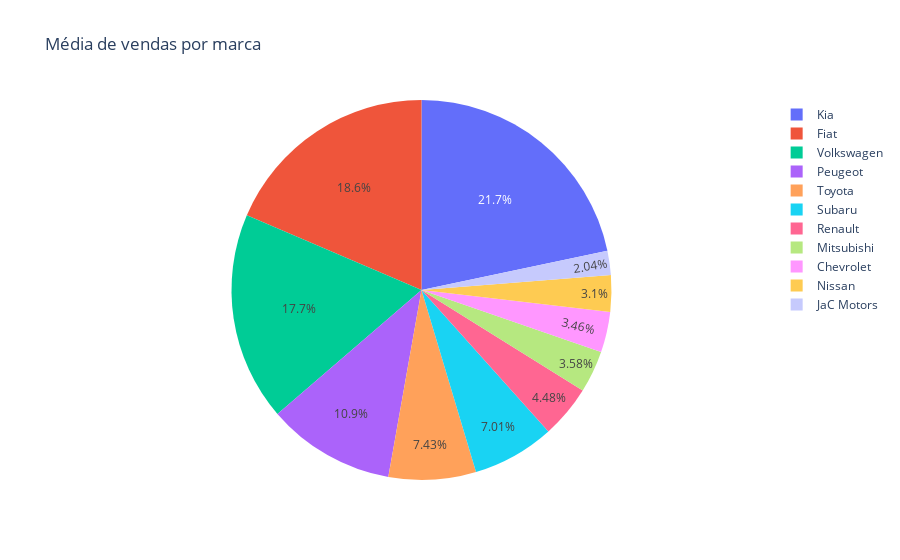

Here is the notebook cell this chart was saved with:
### Code cell
# Converter a coluna 'vendas' para números inteiros
tabela['vendas'] = pd.to_numeric(tabela['vendas'])

# Agrupar por marca e calcular a média de vendas
media_vendas_por_marca = tabela.groupby("marca")["vendas"].mean()
tabela['vendas'] = pd.to_numeric(tabela['vendas'])

# Agrupar por marca e calcular a média de vendas
media_vendas_por_marca = tabela.groupby("marca")["vendas"].mean().reset_index()

# Criar gráfico de pizza
grafico = px.pie(media_vendas_por_marca, values='vendas', names='marca', title='Média de vendas por marca')
pio.write_image(grafico, f'mediapormarca.png')
# Exibir o gráfico
display(grafico)
display(media_vendas_por_marca)

### Figure 1 — Plotly figure (JSON) as saved in the notebook; plotly's stock layout.template omitted (floating-point values rounded to 4 significant figures)
{"data": [{"domain": {"x": [0, 1], "y": [0, 1]}, "hovertemplate": "marca=%{label}<br>vendas=%{value}<extra></extra>", "labels": ["Chevrolet ", "Fiat", "JaC Motors", "Kia", "Mitsubishi", "Nissan", "Peugeot ", "Renault", "Subaru", "Toyota", "Volkswagen"], "legendgroup": "", "name": "", "showlegend": true, "type": "pie", "values": [3.667, 19.68, 2.167, 23, 3.8, 3.286, 11.56, 4.75, 7.429, 7.875, 18.81]}], "layout": {"legend": {"tracegroupgap": 0}, "title": {"text": "Média de vendas por marca"}}}
